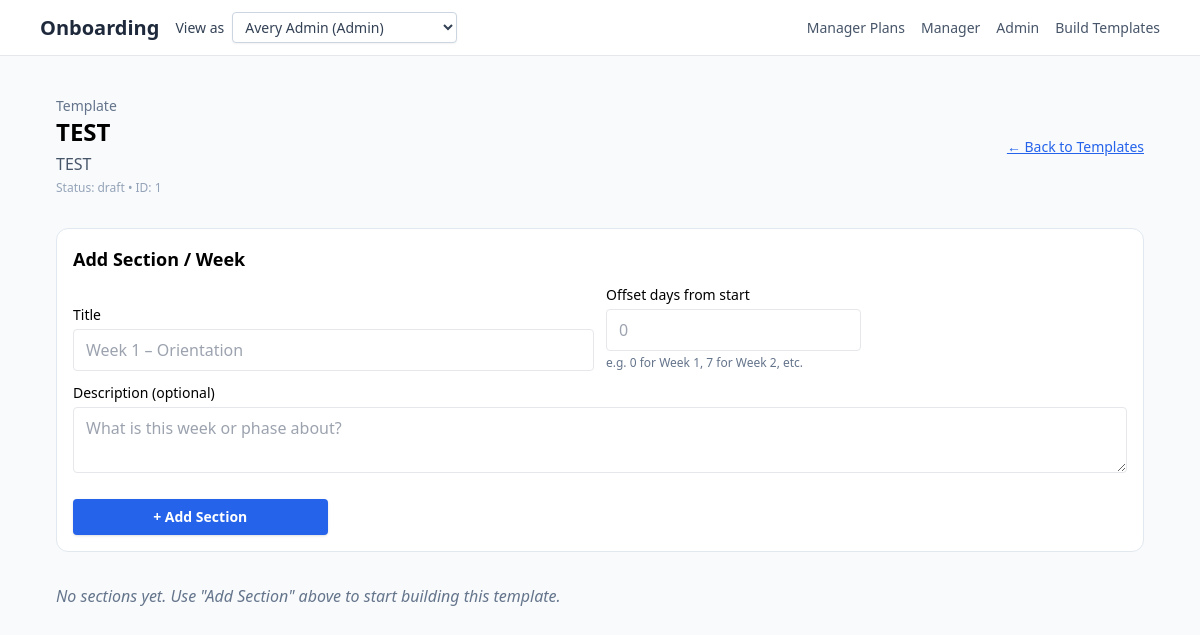
/templates/1/edit, run on an earlier commit of the app's database.
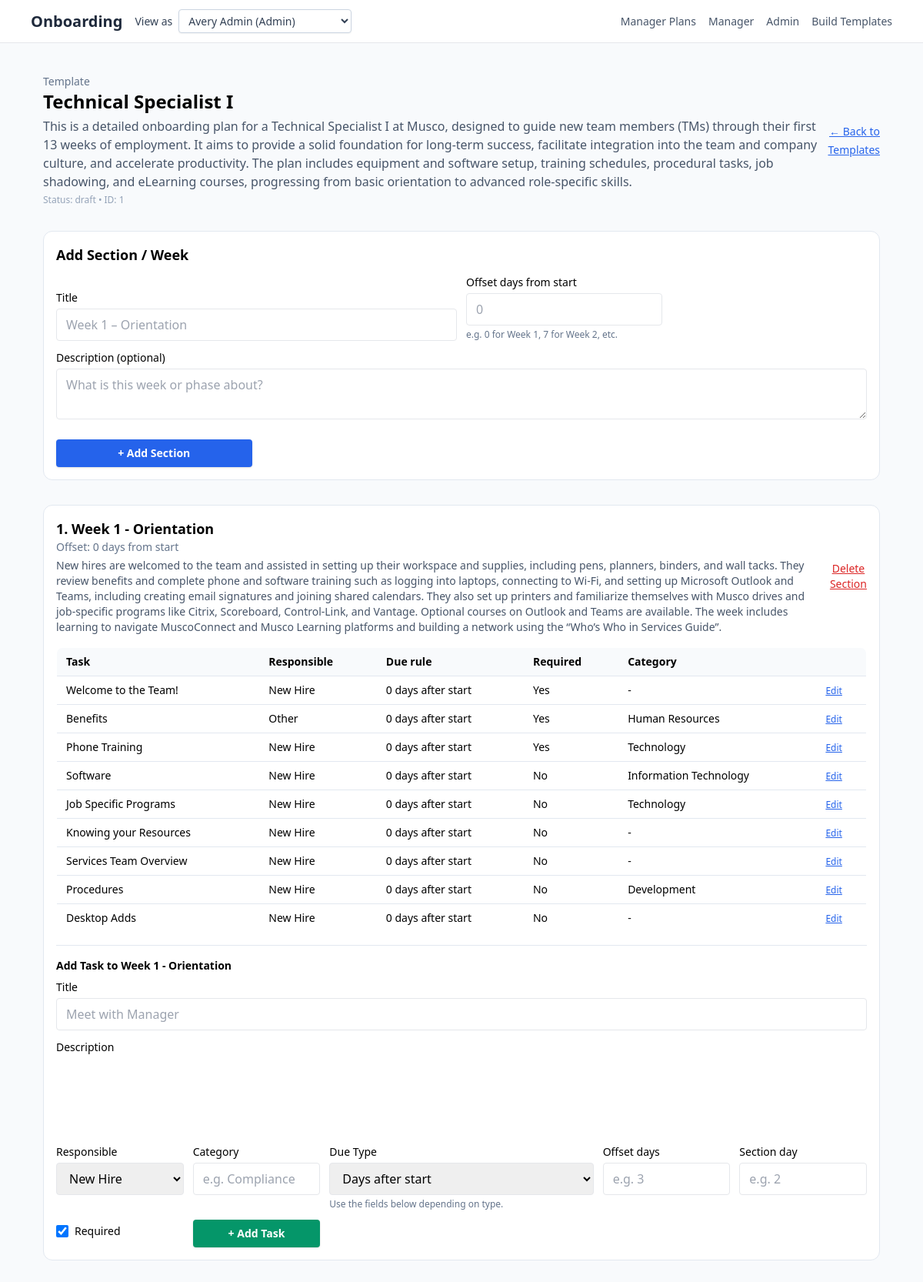
And on a later commit of the database.
### Onboarding/models.py (models this page shows, shortened)
class OnboardingTemplate(db.Model):
    __tablename__ = "onboarding_templates"
    id = db.Column(db.Integer, primary_key=True)
    name = db.Column(db.String(200), nullable=False)
    description = db.Column(db.Text, nullable=True)
    status = db.Column(
        db.String(32),
        nullable=False,
        default=TemplateStatusEnum.DRAFT.value,
    )
    target_role = db.Column(db.String(120), nullable=True)  # e.g. 'Engineer'
    department = db.Column(db.String(120), nullable=True)
    location = db.Column(db.String(120), nullable=True)
    estimated_duration_days = db.Column(db.Integer, nullable=True)
    version = db.Column(db.String(50), nullable=True)
    created_by_id = db.Column(db.Integer, db.ForeignKey("users.id"), nullable=True)
    created_by = db.relationship("User", backref="created_templates")
    created_at = db.Column(db.DateTime, nullable=False, default=date.today)
    updated_at = db.Column(
        db.DateTime,
        nullable=False,
        default=date.today,
        onupdate=date.today,
    )
    sections = db.relationship(
        "TemplateSection",
        back_populates="template",
        lazy="selectin",
        cascade="all, delete-orphan",
        order_by="TemplateSection.order_index.asc()",
    )

class TemplateSection(db.Model):
    __tablename__ = "template_sections"
    id = db.Column(db.Integer, primary_key=True)
    template_id = db.Column(
        db.Integer,
        db.ForeignKey("onboarding_templates.id"),
        nullable=False,
    )
    template = db.relationship("OnboardingTemplate", back_populates="sections")
    title = db.Column(db.String(200), nullable=False)
    description = db.Column(db.Text, nullable=True)
    order_index = db.Column(db.Integer, nullable=False, default=1)
    offset_days = db.Column(db.Integer, nullable=True)
    tasks = db.relationship(
        "TemplateTask",
        back_populates="section",
        lazy="selectin",
        cascade="all, delete-orphan",
        order_by="TemplateTask.order_index.asc()",
    )

class TemplateTask(db.Model):
    __tablename__ = "template_tasks"
    id = db.Column(db.Integer, primary_key=True)
    section_id = db.Column(
        db.Integer,
        db.ForeignKey("template_sections.id"),
        nullable=False,
    )
    section = db.relationship("TemplateSection", back_populates="tasks")
    title = db.Column(db.String(255), nullable=False)
    description = db.Column(db.Text, nullable=True)
    responsible_party = db.Column(
        db.String(32),
        nullable=False,
        default=ResponsiblePartyEnum.NEW_HIRE.value,
    )
    due_type = db.Column(
        db.String(32),
        nullable=False,
        default=DueTypeEnum.DAYS_FROM_START.value,
    )
    offset_days = db.Column(db.Integer, nullable=True)
    section_day = db.Column(db.Integer, nullable=True)
    category = db.Column(db.String(120), nullable=True)  # e.g. 'Compliance'
    is_required = db.Column(db.Boolean, nullable=False, default=True)
    default_estimated_minutes = db.Column(db.Integer, nullable=True)
    order_index = db.Column(db.Integer, nullable=False, default=1)

### app.py (the view)
@app.get("/templates/<int:template_id>/edit")
def edit_template(template_id: int):
    user = current_user()
    require_builder_or_admin(user)
    tpl = (
        OnboardingTemplate.query.options(
            selectinload(OnboardingTemplate.sections).selectinload(
                TemplateSection.tasks
            )
        )
        .filter_by(id=template_id)
        .first_or_404()
    )
    return render_template(
        "template_edit.html",
        user=user,
        template=tpl,
    )

### app.py (called while the page is built)
def current_user() -> User:
    email = request.headers.get("X-User-Email") or request.args.get("as_user")
    query = User.query.options(selectinload(User.onboarding_plan))
    if email:
        user = query.filter_by(email=email).first()
        if not user:
            abort(404, description="User not found")
        return user
    user = query.order_by(User.id.asc()).first()
    if not user:
        abort(404, description="No users available")
    return user

def require_builder_or_admin(user: User):
    allowed = {RoleEnum.BUILDER.value, RoleEnum.ADMIN.value}
    if user.role not in allowed:
        abort(403)

@app.context_processor
def inject_markdown_renderer():
    return dict(render_markdown=render_markdown)

@app.context_processor
def inject_user():
    u = session.get("user")
    return {"user": u or {"role": "guest"}}

@app.context_processor
def inject_user_switcher():
    users = User.query.order_by(User.role.asc(), User.full_name.asc()).all()
    active_user = None
    try:
        active_user = current_user()
    except Exception:
        active_user = None
    return {
        "switchable_users": users,
        "nav_current_user": active_user,
    }

### templates/template_edit.html (shortened to what the changed rows need)
{% extends "base.html" %}
{% block content %}
<link href="https://cdn.quilljs.com/1.3.6/quill.snow.css" rel="stylesheet">
<div class="max-w-6xl mx-auto px-4 py-6 space-y-8">
  <div class="flex items-center justify-between">
    <div>
      <p class="text-sm text-slate-500">Template</p>
      <h1 class="text-2xl font-bold">{{ template.name }}</h1>
      <p class="mt-1 text-slate-600">
        {{ template.description or "No description yet." }}
      </p>
      <p class="mt-1 text-xs text-slate-400">
        Status: {{ template.status }} • ID: {{ template.id }}
      </p>
    </div>
  </div>
  <div class="bg-white border border-slate-200 rounded-xl p-4">
    <h2 class="text-lg font-semibold mb-3">Add Section / Week</h2>
  </div>
  <div class="space-y-6">
    {% if template.sections %}
      {% for section in template.sections %}
        <div class="bg-white border border-slate-200 rounded-xl p-4 space-y-4">
          <div class="flex items-center justify-between">
            <div>
              <h2 class="text-lg font-semibold">
                {{ loop.index }}. {{ section.title }}
              </h2>
              <p class="text-sm text-slate-500">
                Offset:
                {{ section.offset_days if section.offset_days is not none else 0 }}
                days from start
              </p>
              {% if section.description %}
                <p class="mt-1 text-sm text-slate-600">
                  {{ section.description }}
                </p>
              {% endif %}
            </div>
            <div class="ml-4">
              <form method="post"
                    action="{{ url_for('delete_template_section', template_id=template.id, section_id=section.id) }}"
                    onsubmit="return confirm('Delete this section? All tasks within it will also be deleted. This cannot be undone.');">
                <button type="submit"
                        class="text-sm text-red-600 hover:text-red-800 underline">
                  Delete Section
                </button>
              </form>
            </div>
          </div>
          <div class="overflow-x-auto">
            <table class="min-w-full text-sm border border-slate-200 rounded-lg overflow-hidden">
              <thead class="bg-slate-50">
                <tr>
                  <th class="px-3 py-2 text-left">Task</th>
                  <th class="px-3 py-2 text-left">Responsible</th>
                  <th class="px-3 py-2 text-left">Due rule</th>
                  <th class="px-3 py-2 text-left">Required</th>
                  <th class="px-3 py-2 text-left">Category</th>
                  <th class="px-3 py-2 text-left"></th>
                </tr>
              </thead>
              <tbody>
                {% if section.tasks %}
                  {% for t in section.tasks %}
                    <tr class="border-t border-slate-200">
                      <td class="px-3 py-2">{{ t.title }}</td>
                      <td class="px-3 py-2">
                        {% if t.responsible_party == "manager" %}
                          Manager
                        {% elif t.responsible_party == "other" %}
                          Other
                        {% else %}
                          New Hire
                        {% endif %}
                      </td>
                      <td class="px-3 py-2">
                        {% if t.due_type == 'days_from_start' %}
                          {{ t.offset_days or 0 }} days after start
                        {% elif t.due_type == 'day_within_section' %}
                          Day {{ t.section_day or 1 }} of section
                        {% else %}
                          –
                        {% endif %}
                      </td>
                      <td class="px-3 py-2">
                        {% if t.is_required %}Yes{% else %}No{% endif %}
                      </td>
                      <td class="px-3 py-2">
                        {{ t.category or '-' }}
                      </td>
                      <td class="px-3 py-2">
                        <a href="{{ url_for('edit_template_task',
                                            template_id=template.id,
                                            section_id=section.id,
                                            task_id=t.id) }}"
                           class="text-blue-600 underline text-xs">
                          Edit
                        </a>
                      </td>
                    </tr>
                  {% endfor %}
                {% endif %}
              </tbody>
            </table>
          </div>
          <div class="border-t border-slate-200 pt-4">
            <h3 class="text-sm font-semibold mb-2">
              Add Task to {{ section.title }}
            </h3>
            <form method="post"
                  action="{{ url_for('add_template_task',
                                     template_id=template.id,
                                     section_id=section.id) }}"
                  class="grid grid-cols-1 md:grid-cols-6 gap-3 items-baseline">
              <div class="md:col-span-6">
                <label class="block text-sm font-medium mb-1">Title</label>
                <input type="text" name="title"
                       placeholder="Meet with Manager"
                       class="w-full border rounded px-3 py-2" />
              </div>
              <div class="md:col-span-6 task-desc-container">
                <label class="block text-sm font-medium mb-1">
                  Description
                </label>
                <div class="bg-white">
                  <div class="quill-editor" style="height: 100px;"></div>
                </div>
              </div>
              <div>
                <label class="block text-sm font-medium mb-1">
                  Responsible
                </label>
                <select name="responsible_party"
                        class="w-full border rounded px-3 py-2">
                  <option value="new_hire">New Hire</option>
                </select>
              </div>
              <div>
                <label class="block text-sm font-medium mb-1">
                  Category
                </label>
                <input type="text" name="category"
                       placeholder="e.g. Compliance"
                       class="w-full border rounded px-3 py-2" />
              </div>
              <div class="md:col-span-2">
                <label class="block text-sm font-medium mb-1">
                  Due Type
                </label>
                <select name="due_type"
                        class="w-full border rounded px-3 py-2">
                  <option value="days_from_start">Days after start</option>
                </select>
                <p class="text-xs text-slate-500 mt-1">
                  Use the fields below depending on type.
                </p>
              </div>
              <div>
                <label class="block text-sm font-medium mb-1">
                  Offset days
                </label>
                <input type="number" name="offset_days"
                       placeholder="e.g. 3"
                       class="w-full border rounded px-3 py-2" />
              </div>
              <div>
                <label class="block text-sm font-medium mb-1">
                  Section day
                </label>
                <input type="number" name="section_day"
                       placeholder="e.g. 2"
                       class="w-full border rounded px-3 py-2" />
              </div>
              <div class="flex items-center gap-2">
                <input id="required-{{ section.id }}"
                       type="checkbox"
                       name="is_required"
                       class="h-4 w-4 border rounded"
                       checked />
                <label for="required-{{ section.id }}"
                       class="text-sm font-medium">
                  Required
                </label>
              </div>
              <div class="md:col-span-1">
                <button type="submit"
                        class="w-full inline-flex justify-center items-center px-4 py-2 rounded bg-emerald-600 text-white text-sm font-semibold shadow">
                  + Add Task
                </button>
              </div>
            </form>
          </div>
        </div>
      {% endfor %}
    {% else %}
      <p class="text-slate-500 italic">
        No sections yet. Use "Add Section" above to start building this template.
      </p>
    {% endif %}
  </div>
</div>
{% endblock %}

What changed in the data, as far as the page shows it:
changed OnboardingTemplate "draft": name "TEST" → "Technical Specialist I"; description "TEST" → "This is a detailed onboarding plan for a Technical Specialist I at Musco, designed to guide new team members (TMs) through their first 13 weeks of employment. It aims to provide a solid foundation for long-term success, facilitate integration into the team and company culture, and accelerate productivity. The plan includes equipment and software setup, training schedules, procedural tasks, job shadowing, and eLearning courses, progressing from basic orientation to advanced role-specific skills."
added TemplateSection: title "Week 1 - Orientation", offset_days "0", description "New hires are welcomed to the team and assisted in setting up their workspace and supplies, including pens, planners, binders, and wall tacks. They review benefits and complete phone and software training such as logging into laptops, connecting to Wi-Fi, and setting up Microsoft Outlook and Teams, including creating email signatures and joining shared calendars. They also set up printers and familiarize themselves with Musco drives and job-specific programs like Citrix, Scoreboard, Control-Link, and Vantage. Optional courses on Outlook and Teams are available. The week includes learning to navigate MuscoConnect and Musco Learning platforms and building a network using the “Who’s Who in…"
added TemplateTask: title "Welcome to the Team!", responsible_party "New Hire", offset_days "0", is_required "Yes", category "-"
added TemplateTask: title "Benefits", responsible_party "Other", offset_days "0", is_required "Yes", category "Human Resources"
added TemplateTask: title "Phone Training", responsible_party "New Hire", offset_days "0", is_required "Yes", category "Technology"
added TemplateTask: title "Software", responsible_party "New Hire", offset_days "0", is_required "No", category "Information Technology"
added TemplateTask: title "Job Specific Programs", responsible_party "New Hire", offset_days "0", is_required "No", category "Technology"
added TemplateTask: title "Knowing your Resources", responsible_party "New Hire", offset_days "0", is_required "No", category "-"
added TemplateTask: title "Services Team Overview", responsible_party "New Hire", offset_days "0", is_required "No", category "-"
added TemplateTask: title "Procedures", responsible_party "New Hire", offset_days "0", is_required "No", category "Development"
added TemplateTask: title "Desktop Adds", responsible_party "New Hire", offset_days "0", is_required "No", category "-"
Also different on the page:
text no longer shown: "No sections yet. Use \"Add Section\" above to start building this template."
